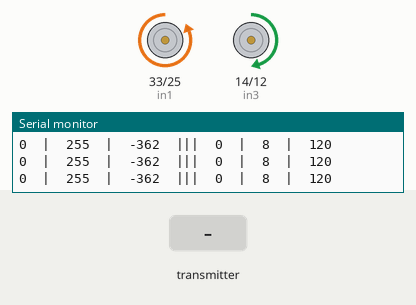
Simulated run of this sketch. Board: ESP32. Shown: motor-driver pin pairs drawn as motors (green arrow = first pin HIGH = forward, orange = second pin HIGH = backward, longer = more drive, scaled by the enable pin), the last lines printed to the serial monitor. Inputs (shaded band) come from the test bench.

Above: at 5.2 s.
5.3 s: the transmitter starts sending joyposV = 1024
At 5.57 s:
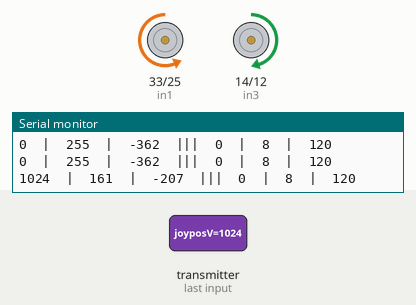
8.3 s: the transmitter starts sending joyposH = 4095
At 9.68 s:
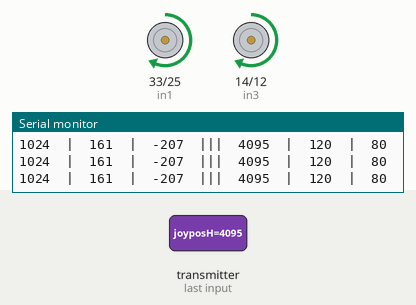
11.3 s: the transmitter starts sending joyposV = 0
14.3 s: the transmitter starts sending joyposV = 4095
17.3 s: the transmitter starts sending joyposH = 0
At 17.7 s:
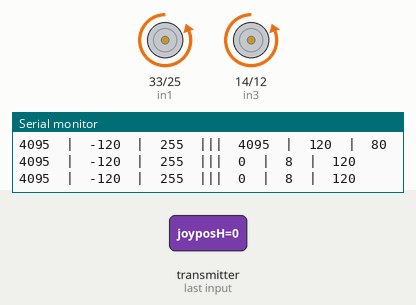
20.3 s: the transmitter starts sending joyposV = 2048
At 20.5 s:
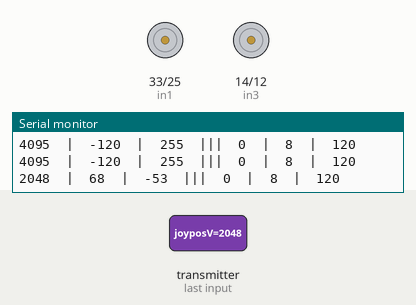
Timing chart, 0 to 24.3 s (numbered marks = the images above; inputs shaded):
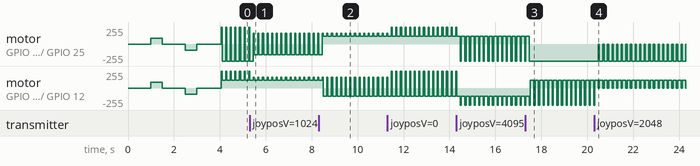

The sketch:

LM3ESP.ino
```cpp
//Step 3: making it wireless
/*Read and took information from:
https://electrosome.com/interfacing-l298n-motor-driver-arduino-uno/
*/
#include <esp_now.h>
#include <WiFi.h>
// Must match the receiver structure
typedef struct struct_message {
  int joyposV;
  int joyposH;

  // float c;
  // bool d;
} struct_message;

// Create a struct_message called myData
struct_message myData;
// callback function that will be executed when data is received
void OnDataRecv(const uint8_t * mac, const uint8_t *incomingData, int len) {
  memcpy(&myData, incomingData, sizeof(myData));
  // Serial.print("Bytes received: ");
  // Serial.print(myData.joyposV);
  // Serial.print("  |||  ");
  // Serial.println(myData.joyposH);
}
/* Motor A connections:
in1 and in2 pins are used to control the direction of Motor A
connected to pin 13, pin 12 */
int enA = 32; // GPIO32
int in1 = 33; // GPIO33
int in2 = 25; // GPIO25
/* Motor B connections:
in3 and in4 pins are used to control the direction of Motor B
connected to pin 11, pin 10 */
int enB = 27; // GPIO27
int in3 = 14; // GPIO14
int in4 = 12 ; // GPIO12


// only runs once
void setup() {
    Serial.begin(9600);
    // Set device as a Wi-Fi Station
    WiFi.mode(WIFI_STA);
    // Init ESP-NOW
    if (esp_now_init() != ESP_OK) {
    Serial.println("Error initializing ESP-NOW");
    return;
    }
    // Once ESPNow is successfully Init, we will register for recv CB to
    // get recv packer info
    esp_now_register_recv_cb(OnDataRecv);

    // pinMode(JoyX, INPUT);
    // pinMode(JoyY, INPUT);

    pinMode(enA, OUTPUT);
    pinMode(enB, OUTPUT);
    pinMode(in1, OUTPUT);
    pinMode(in2, OUTPUT);
    pinMode(in3, OUTPUT);
    pinMode(in4, OUTPUT);

    digitalWrite(in1, LOW);
    digitalWrite(in2, LOW);
    digitalWrite(in3, LOW);
    digitalWrite(in4, LOW);

    delay(1000);
    initDrive(90);
}

void loop() {
  int joyposV = myData.joyposV;
  int joyposH = myData.joyposH;


  int decLim = 1800;
  int incLim = 3000;

  int driveD = map(joyposV, decLim, 0, 90, 255);
  int driveB = map(joyposV, incLim, 4095, 90, 255);

  int driveR = map(joyposH, incLim, 0, 90, 120);
  int driveL = map(joyposH, incLim, 4095, 90, 120);

delay(50);


  Serial.print(joyposV);
  Serial.print("  |  ");
  Serial.print(driveD);
  Serial.print("  |  ");
  Serial.print(driveB);
  Serial.print("  |||  ");
  Serial.print(joyposH);
  Serial.print("  |  ");
  Serial.print(driveL);
  Serial.print("  |  ");
  Serial.println(driveR);

  //Forward and Back
  if(joyposV<decLim){
    //map then drive forwards
    analogWrite(enA, driveD);
    analogWrite(enB, driveD);

    // motor A CW ^ (forward)
    digitalWrite(in1, HIGH);
    digitalWrite(in2, LOW);
    // motor B CW ^ (forward)
    digitalWrite(in3, HIGH);
    digitalWrite(in4, LOW);
  delay(50);
    } else if(joyposV>incLim){
      //moves back
    analogWrite(enA, driveB);
    analogWrite(enB, driveB);

   // motor A CCW (backwards)
    digitalWrite(in1, LOW);
    digitalWrite(in2, HIGH);
  // motor B CCW (backwards)
    digitalWrite(in3, LOW);
    digitalWrite(in4, HIGH);
  delay(50);
  } else{
    // Turn off motors
    digitalWrite(in1, LOW);
    digitalWrite(in2, LOW);
    digitalWrite(in3, LOW);
    digitalWrite(in4, LOW);
  delay(50);
  }

//Rotation
  if(joyposH<decLim){
    //rot R
    // analogWrite(enA, driveR);
    analogWrite(enB, driveR);

    // motor A CCW
    digitalWrite(in1, LOW);
    digitalWrite(in2, HIGH);

    // motor B CW ^
    digitalWrite(in3, HIGH);
    digitalWrite(in4, LOW);
    delay(50);
    } else if(joyposH>incLim){
      //rot L
    analogWrite(enA, driveL);
    analogWrite(enB, driveL);

   // motor A CW ^
    digitalWrite(in1, HIGH);
    digitalWrite(in2, LOW);

  // motor B CCW
    digitalWrite(in3, LOW);
    digitalWrite(in4, HIGH);
    delay(50);
  }

  delay(50);
}
```

functions.ino
```cpp
void initDrive(int s){
  analogWrite(enA, s);
  analogWrite(enB, s);

  // motor A CW ^ (forward)
    digitalWrite(in1, HIGH);
    digitalWrite(in2, LOW);
    // digitalWrite(in1, LOW);
    // digitalWrite(in2, HIGH);

  // motor B CW ^ (forward)
    digitalWrite(in3, HIGH);
    digitalWrite(in4, LOW);

    delay(500);

 // Turn off motors
    digitalWrite(in1, LOW);
    digitalWrite(in2, LOW);
    digitalWrite(in3, LOW);
    digitalWrite(in4, LOW);
    delay(1000);


 // motor A CCW (backwards)
  digitalWrite(in1, LOW);
  digitalWrite(in2, HIGH);
  // digitalWrite(in1, HIGH);
  // digitalWrite(in2, LOW);

  // motor B CCW (backwards)
    digitalWrite(in3, LOW);
    digitalWrite(in4, HIGH);

    delay(500);

 // Turn off motors
    digitalWrite(in1, LOW);
    digitalWrite(in2, LOW);
    digitalWrite(in3, LOW);
    digitalWrite(in4, LOW);
    delay(1000);
}


//function
void directionControl() {
    // Set motors to maximum speed
    // PWM value ranges from 0 to 255
    analogWrite(enA, 255);
    analogWrite(enB, 255);

    // Turn on motor A & B
    digitalWrite(in1, HIGH);
    digitalWrite(in2, LOW);
    digitalWrite(in3, HIGH);
    digitalWrite(in4, LOW);
    delay(2000);

    digitalWrite(in1, LOW);
    digitalWrite(in2, HIGH);
    digitalWrite(in3, LOW);
    digitalWrite(in4, HIGH);
    delay(2000);

    // Turn off motors
    digitalWrite(in1, LOW);
    digitalWrite(in2, LOW);
    digitalWrite(in3, LOW);
    digitalWrite(in4, LOW);
}


void speedControl() {
    // Turn on motors
    digitalWrite(in1, LOW);
    digitalWrite(in2, HIGH);
    digitalWrite(in3, LOW);
    digitalWrite(in4, HIGH);

    for (int i = 0; i < 256; i++) {
        analogWrite(enA, i);
        analogWrite(enB, i);
        delay(20);
    }

    for (int i = 255; i >= 0; --i) {
        analogWrite(enA, i);
        analogWrite(enB, i);
        delay(20);
    }

    // Now turn off motors
    digitalWrite(in1, LOW);
    digitalWrite(in2, LOW);
    digitalWrite(in3, LOW);
    digitalWrite(in4, LOW);
}

/*
Concerns:
- very little pmw pins left on arduino
-
*/
```

Measured:
- after the input at 17.3 s, motor on GPIO 33 (in1) / GPIO 25 (in2): goes on until 17.5 s, then stays backward 255/255
- after the input at 20.3 s, motor on GPIO 33 (in1) / GPIO 25 (in2): alternates backward 255/255 for 0.15 s and stopped for 0.05 s, starting after 0.18 s
- by itself, motor on GPIO 33 (in1) / GPIO 25 (in2): alternates backward 255/255 for 0.05 s and forward 120/255 for 0.15 s
- by itself, motor on GPIO 14 (in3) / GPIO 12 (in4): alternates forward 120/255 for 0.15 s and stopped for 0.05 s
